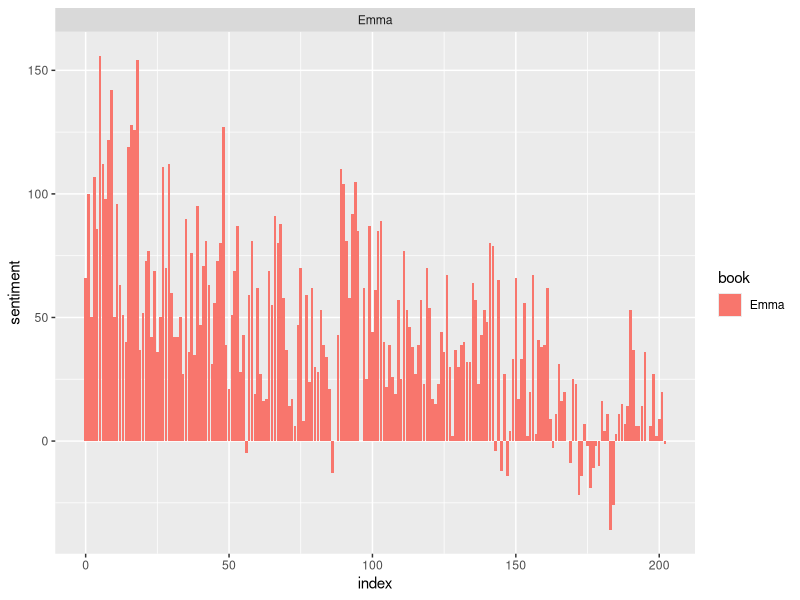
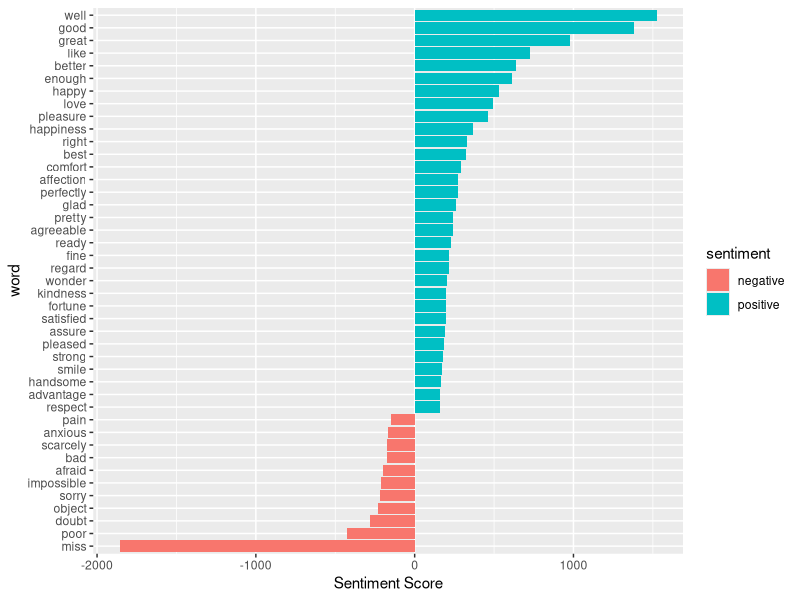
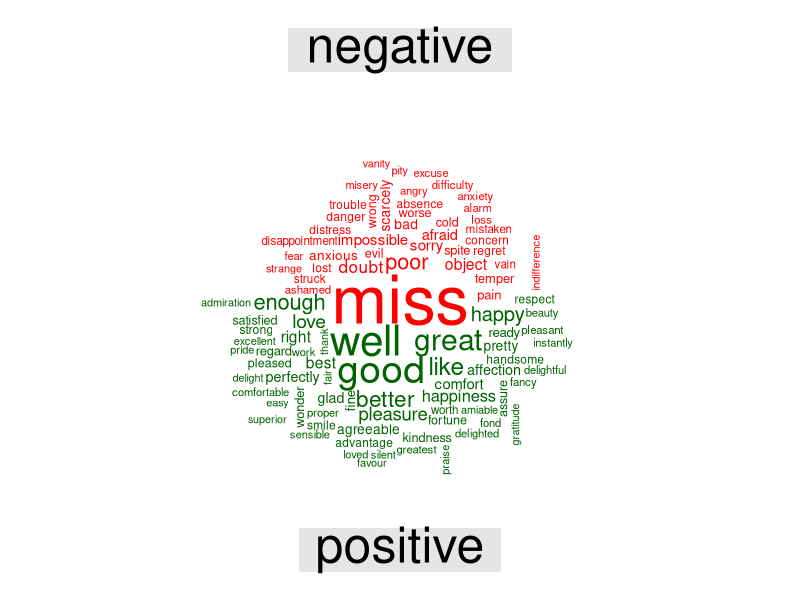

These charts were generated, in order, by the following R code:
## ---- chunk 1
knitr::opts_chunk$set(echo = TRUE,warning = FALSE,message = FALSE)
## ---- chunk 2
#install.packages('tibble')
library(janeaustenr)
library(stringr)
library(tidytext)
library(dplyr)

tidy_data <- austen_books() |>
 group_by(book) |>
 mutate(linenumber = row_number(),
   chapter = cumsum(str_detect(text, regex("^chapter [\\divxlc]", 
                          ignore_case = TRUE)))) %>%
ungroup() |>
unnest_tokens(word, text)
## ---- chunk 3
positive_senti <- get_sentiments("bing") |>
 filter(sentiment == "positive")

tidy_data |>
 filter(book == "Emma") |>
 semi_join(positive_senti) |>
 count(word, sort = TRUE)
## ---- chunk 4
library(tidyr)
bing <- get_sentiments("bing")
Emma_sentiment <- tidy_data |>
 inner_join(bing) |>
 count(book = "Emma" , index = linenumber %/% 80, sentiment) |>
 spread(sentiment, n, fill = 0) |>
 mutate(sentiment = positive - negative)
## ---- chunk 5
library(ggplot2)

ggplot(Emma_sentiment, aes(index, sentiment, fill = book)) +
 geom_bar(stat = "identity", show.legend = TRUE) +
 facet_wrap(~book, ncol = 2, scales = "free_x")
## ---- chunk 6
counting_words <- tidy_data |>
 inner_join(bing) |>
 count(word, sentiment, sort = TRUE)
head(counting_words)
## ---- chunk 7
counting_words |>
 filter(n > 150) |>
 mutate(n = ifelse(sentiment == "negative", -n, n)) |>
 mutate(word = reorder(word, n)) |>
 ggplot(aes(word, n, fill = sentiment))+
 geom_col() +
 coord_flip() +
 labs(y = "Sentiment Score")
## ---- chunk 8
#install.packages("wordcloud")
library(reshape2)
library(wordcloud)
tidy_data |>
 inner_join(bing) |>
 count(word, sentiment, sort = TRUE) |>
 acast(word ~ sentiment, value.var = "n", fill = 0) |>
 comparison.cloud(colors = c("red", "dark green"),
          max.words = 100)
